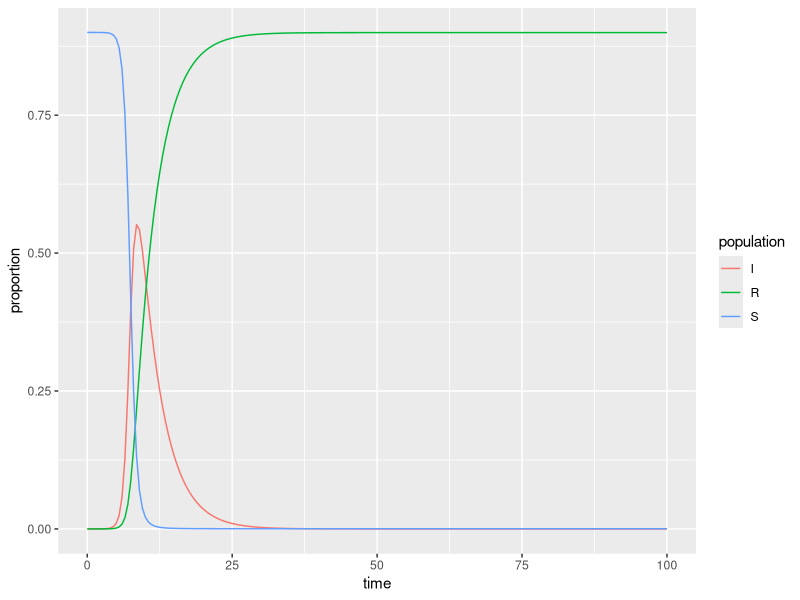

Write R code to recreate this figure.
## ---- chunk 1
knitr::opts_chunk$set(echo = TRUE)
library(tidyverse)
library(deSolve)
## ---- chunk 2
### Specify parameters

## Proportion in each compartment: Susceptible 0.999999, Infected 0.000001, Recovered 0 (these are directly from the example linked above)
init <- c(S = 1-0.1, I = 1e-6, R = 0.0)

## beta: infection parameter; gamma: recovery parameter
parameters <- c(beta = 2.316, gamma = 0.261)

## Time frame
times      <- seq(0, 100, by = 0.5)
## ---- chunk 3
## Build the function with all 
sir <- function(time, init, parameters) {

  with(as.list(c(init, parameters)), {

    dS <- -beta * S * I
    dI <-  beta * S * I - gamma * I
    dR <-  gamma * I
    
    return(list(c(dS, dI, dR)))
  })
}
## ---- chunk 4
## Solve using `deSolve::ode()`
approximation <- ode(y = init, times = times, func = sir, parms = parameters)
## ---- chunk 5
## Get output into a data frame
approx_df <- as.data.frame(approximation)

## Pivot longer so R will do the work for us: 
approx_long <- approx_df %>% 
  pivot_longer(cols = S:R, names_to = "population", values_to = "proportion")

## ---- chunk 6
ggplot(data = approx_long, aes(x = time, y = proportion)) +
  geom_line(aes(color = population))
